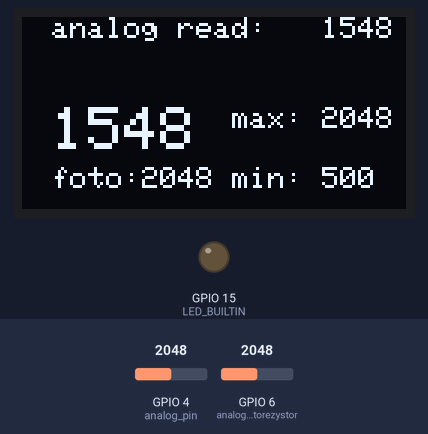
Simulated run of this sketch. Board: ESP32-S2. Parts: 128×64 one-colour display, output pins drawn as LEDs (lit = HIGH). The inputs (shaded band) are chosen by the test bench; at power-on: GPIO 6 (analog_pin_fotorezystor) = 2048, GPIO 4 (analog_pin) = 2048. No radio packets arrive unless stated; what the sketch prints to the serial monitor is not drawn.

Above: at 3.0 s.
3.1 s: GPIO 6 (analog_pin_fotorezystor) set to 2866
At 5.5 s:
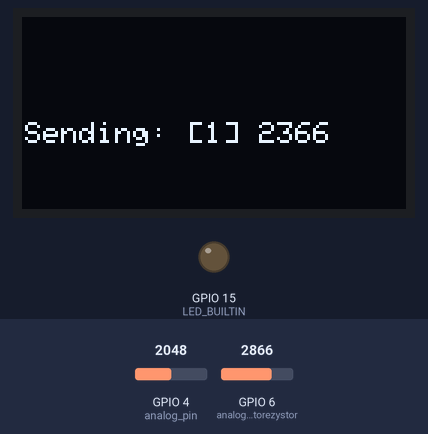
12.7 s: GPIO 6 (analog_pin_fotorezystor) set to 3603
At 14.0 s:
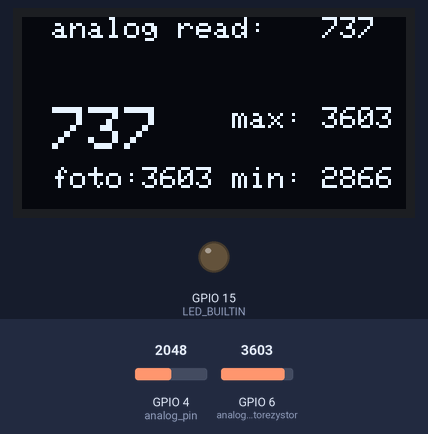
17.8 s: GPIO 6 (analog_pin_fotorezystor) set to 4095
At 18.7 s:
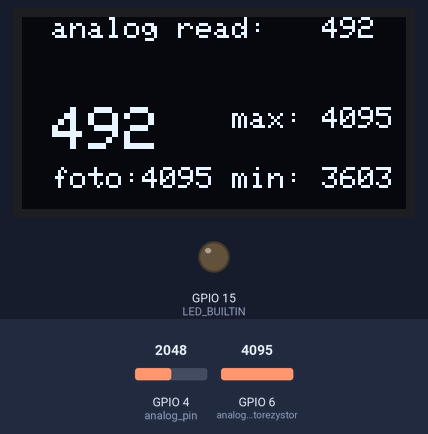
Timing chart, 0 to 29.1 s (numbered marks = the images above; inputs shaded):
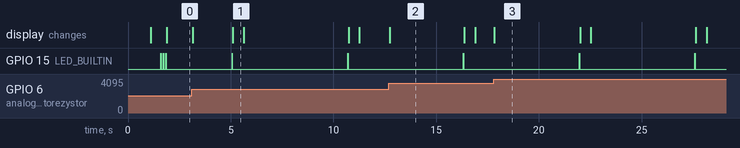

The sketch:

11_esp32s2_fence_tester_lora_copy_tet.ino
```cpp
#include "oled_stuff.h"
#include "lora_stuff.h"
#include "analog_read.h"

void setup()
{
  Serial.begin(9600);
  oled_start(); //OLED setup
  lora_start(); //LORA setup
}

void loop()
{
  run_all();
}
```

analog_read.h
```cpp
#define analog_pin 4 //analogpin x pin 3
#define analog_pin_fotorezystor 6 //analogpin x pin 3

int val = 0;  // variable to store the value read
int val_05_s = 0;
int val2 = 0;
long int k = 0;
long int k2 = millis();
long int k3 = millis();
int record_min = 500;
int record_max = 100;
int foto_value = 0;

void run_all() {
//  val = analogRead(analog_pin);  // read the input pin
  k=millis();
  if(k-k2>5000)
  {
    lora_send_message(String(record_max-record_min));
    k2=millis();
    val_05_s = analogRead(analog_pin);
    record_max=0;
    record_min=8000;
  }
    foto_value = analogRead(analog_pin_fotorezystor);
  //  if(k-k3>100)
  // {
  //   k3=millis();
  //   foto_value = analogRead(analog_pin_fotorezystor);
  // }

    if(foto_value > record_max){
      record_max=foto_value;
    }

    if(foto_value < record_min){
      record_min=foto_value;
    }
  display.clearDisplay();
  display.setTextSize(1); // Draw 2X-scale text
  display.setTextColor(SSD1306_WHITE);
  display.setCursor(10, 0);
  display.println("analog read:");
  display.setCursor(100, 0);
  display.println(record_max-record_min);
  display.setTextSize(2); // Draw 2X-scale text
  display.setCursor(10, 30);
  display.println(record_max-record_min);
  display.setTextSize(1); // Draw 2X-scale text
  display.setCursor(10, 50);
  display.println("foto:");
    if((val-val_05_s>100) || (val_05_s-val>100))
  {
    val2 = val_05_s;
  }
  display.setCursor(40, 50);
  display.println(foto_value);
  display.setTextSize(1); // Draw 2X-scale text
  display.setCursor(70, 30);
  display.println("max:");
  display.setCursor(100, 30);
  display.println(record_max);

  display.setCursor(70, 50);
  display.println("min:");
  display.setCursor(100, 50);
  display.println(record_min);

  display.display();      // Show initial text
}
```

lora_stuff.h
```cpp
#include <LoRa.h>

//---lora pinout
#define ss 12  // for esp32 LOLIN S2 Mini-> SCK:7, MISO: 9, MOSI: 11, NSS: 12, RST: 18
#define rst 5
#define dio0 3
//---lora pinout


long lastSendTime = 0;        // last send time for test sender
int interval_in_miliseconds = 3000; //  time between repeat seding packet    <<<<------ MANUAL SETUP                                                                <<<<------ MANUAL SETUP
int counter = 0; //count received lora packets
bool lora_work_properly = false;

void blink()
{
  digitalWrite(LED_BUILTIN, HIGH);  // turn the LED on (HIGH is the voltage level)
  delay(20);                         // wait
  digitalWrite(LED_BUILTIN, LOW);   // turn the LED off by making the voltage LOW
}

void lora_start()
{
  pinMode(LED_BUILTIN, OUTPUT);
  LoRa.setPins(ss, rst, dio0);
   if (!LoRa.begin(433E6))
   {
      Serial.println("Starting LoRa failed!");
      Serial.print("MOSI: ");
      Serial.println(MOSI);
      Serial.print("MISO: ");
      Serial.println(MISO);
      Serial.print("SCK: ");
      Serial.println(SCK);
      Serial.print("SS: ");
      Serial.println(SS);
      digitalWrite(LED_BUILTIN, HIGH);  // turn the LED on (HIGH is the voltage level)
      delay(1000);                      // wait for a second
      digitalWrite(LED_BUILTIN, LOW);   // turn the LED off by making the voltage LOW
      oled_display_one_message("problem with lora!");
      lora_work_properly = false;
      delay(5000);
  }
  else
  {
    lora_work_properly = true;
    Serial.println("LoRa status: ok");
    oled_display_one_message("lora work properly :)");
    blink();
    delay(100);
    blink();
    delay(100);
    blink();
  }

}

void lora_send_message(String message)
{
  if(lora_work_properly)
  {
    counter++;
    message = "["+String(counter)+"] "+message;
    //start send packet
    LoRa.beginPacket();
    LoRa.print(message);
    LoRa.endPacket();
    //end  send packet
    blink();
    message = "Sending: "+message;
    oled_display_one_message(message);
  }

}

// void lora_send_test_message_repetitively()
// {
//    if (millis() - lastSendTime > interval_in_miliseconds)
//    {
//       counter++;
//       lora_send_message("jazda "+String(counter));
//       lastSendTime = millis(); //set new send time
//     }
// }
```

Source omitted: oled_stuff.h (data table, 6959 bytes)

Measured:
- after the input at 12.7 s, the display: changes at once (image 2)
- by itself, GPIO 15 (LED_BUILTIN): alternates HIGH for 0.02 s and LOW for 5.6 s
- what the display in image 1 shows lasts 0.5 s, from 5.1 s to 5.6 s
- what the display in image 2 shows lasts 3.7 s, from 12.7 s to 16.4 s
